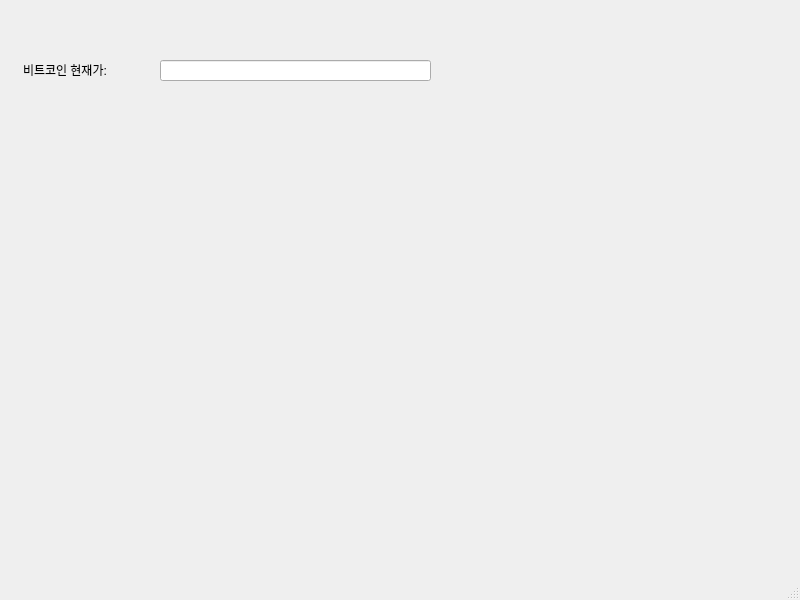
<?xml version="1.0" encoding="UTF-8"?>
<ui version="4.0">
 <class>MainWindow</class>
 <widget class="QMainWindow" name="MainWindow">
  <property name="geometry">
   <rect>
    <x>0</x>
    <y>0</y>
    <width>800</width>
    <height>600</height>
   </rect>
  </property>
  <property name="windowTitle">
   <string>MainWindow</string>
  </property>
  <widget class="QWidget" name="centralwidget">
   <widget class="QLabel" name="label">
    <property name="geometry">
     <rect>
      <x>23</x>
      <y>60</y>
      <width>121</width>
      <height>20</height>
     </rect>
    </property>
    <property name="text">
     <string>비트코인 현재가:</string>
    </property>
   </widget>
   <widget class="QLineEdit" name="lineEdit">
    <property name="geometry">
     <rect>
      <x>160</x>
      <y>60</y>
      <width>271</width>
      <height>21</height>
     </rect>
    </property>
   </widget>
  </widget>
  <widget class="QMenuBar" name="menubar">
   <property name="geometry">
    <rect>
     <x>0</x>
     <y>0</y>
     <width>800</width>
     <height>26</height>
    </rect>
   </property>
  </widget>
  <widget class="QStatusBar" name="statusbar"/>
 </widget>
 <resources/>
 <connections/>
</ui>
